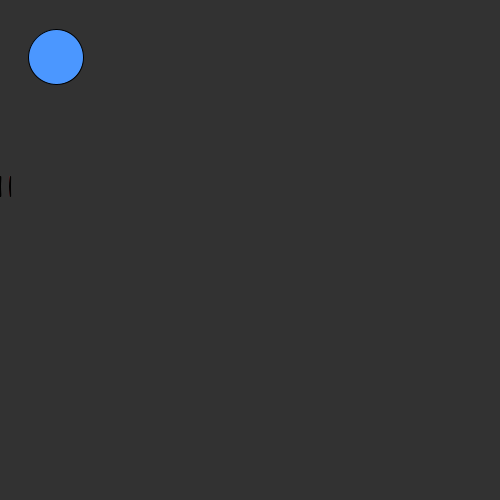
Frame 1 (no input)
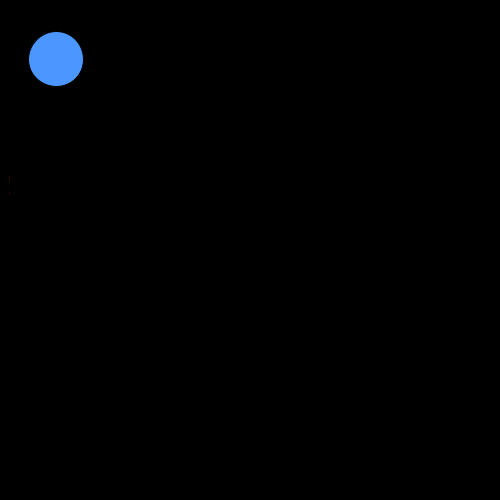
Frame 60 (the mouse pressed at the canvas centre just before this capture)
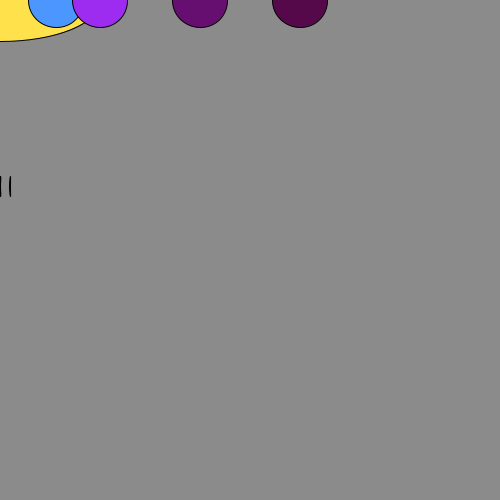
Frame 120 (the mouse held since frame 60 and released just before this capture)

The Processing sketch that drew these frames (run headless with seeded random() and noise(); from frame 60 on, the mouse is pressed at the canvas centre):

// Processing sketch: processing_106006
// ── processing_106006.pde

//time millis(), second(), minute(), hours()
//can you create an interesting clock
//to evoke the sense of the sun rising over time

int rectH;
float bgCol = 50;
//THE MOVEMENT OF YELLOW
float distYellow;
//THE DARKNESS OR LIGHTNESS


void setup(){
size(500, 500);
rectH = height/6;
}

void draw()   {
background(bgCol);
int ms = millis();
int s = second(); //values from 0-59
int m = minute(); //values from 0-50
int h = hour(); //values from 0-23
float newS = map(s, 0, 30, 0, width);
bgCol = map(distYellow, 550, 0, 0, 255);

distYellow=dist(250, 0, newS, 0);
println(distYellow);
//
//  if (distYellow == 0) {
//  bgCol = 120;
//  }
//  
//  if (distYellow > 100) {
//    bgCol = 120 - distYellow;
    
   
//  }
//  
//  if(distYellow < 0) {
//    bgCol = 20 - distYellow;
//  }

//MY NOTES
//bgBright= 100/newS
//
//bgCol = (newS );
//distYellow = 0 then bgBright =100
//distYellow > = 
//bgBright = distYellow > 0 then bgBright < 100





//println(m);
//seconds
//rect(0, 0, newS, rectH);
//yellow
fill(255, 225, 75);
ellipse(newS, 0, 200, rectH);

//THIS IS WHAT CONNECTS THE YELLOW SUN TO THE LIGHTNESS OR DARKNESS
//if (newS > || = 600) {
//newS = 0}


if (s == 50) {
//  bgCol = (110);

//minutes
//rect(0, rectH, m, rectH);
//green
fill(54, 234, 64);
ellipse(0, rectH, m, rectH);
//minutes
//rect(0, rectH, m, rectH);
//sand
//fill(247, 219, 115);
//ellipse(0, rectH, m, rectH);
//hours
//rect(0, rectH*2, h, rectH);
}
int posX = 0;
int vel = 10;
posX = posX + vel;

//XXXXXXXX

//void draw() {
//red
fill(250, 45, 45);
ellipse(posX, rectH*2 +20, h, 20);
//red orange
fill(232, 38, 28);
ellipse(0, rectH*2 +20, h, 20);
//orange red
fill(234, 84, 14);
ellipse(0, rectH*2 +20, h, 20);
//orange
fill(250, 128, 5);
ellipse(0, rectH*2 +20, h, 20);






//bright blue
fill(75, 151, 255);
ellipse(56, s, 55, 55);
//purple
fill(157, 44, 240);
ellipse(100, s*10, 55, 55);
//darker1
fill(103, 15, 113);
ellipse(200, s*15, 55, 55);
//darker2
fill(85, 9, 75);
ellipse(300 + s, s*20, 55, 55);

//if (s == 5) {
//  bgCol = (30);
//}
//if (s == 10) {
//  bgCol = (40);
//}
//if (s == 20) {
//  bgCol = (50);
//}
//if (s == 25) {
//  bgCol = (60);
//}
//if (s == 30) {
//  bgCol = (70);
//}
//if (s == 40) {
//  bgCol = (90);
//}
//if (s == 40) {
//  bgCol = (100);
//}
//if (s == 50) {
//  bgCol = (110);
//}
//println("MS = " + ms +"S = " + s +"M = " +m + "H = " +h);
//}
}
// things I need to fix: 
//all of the if statements should be a variable + 5
//the location of the yellow shape and the shade of the background should have a more clear relationship
// it should always start at the same point - initialize 
